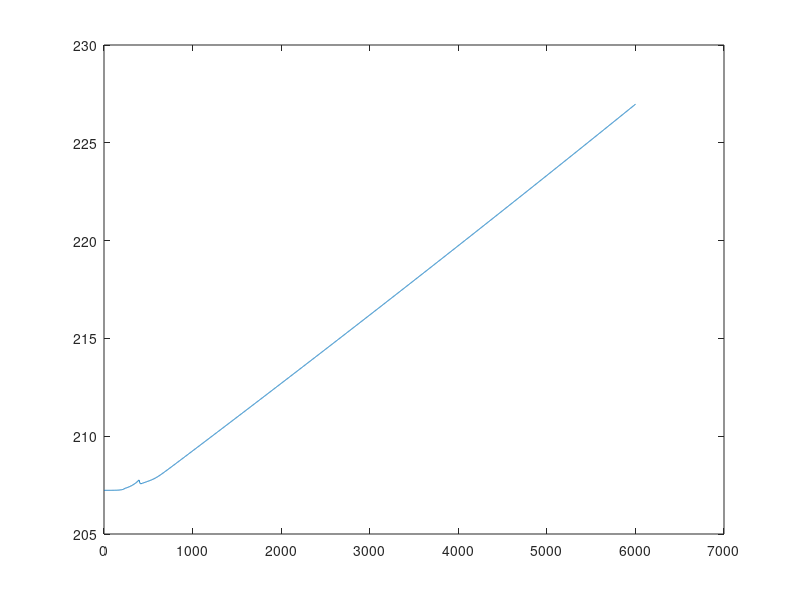

Source code (MATLAB):
clear all
clc

% User defined constants
dt=1;           % seconds
radius=3.0;     % m    Radius of semi-cylindrical roof
Length=1;%57.0;    % m    Length of greenhouse
Ngr=1;%6;          % pcs  Number og greenhouses
pin=100000;     % Pa   Inside greenhouse pressure
Nlayers=2;      % pcs  Number of polyimide layers in roof
pisolate=1000; % Pa   Pressure in isolating layer
d8=0.02;        % m  Assumed thermally active thickness of atmosphere
d7=0.02;        % m  Thickness of boundary layer between outer layer of roof and atmosphere
dRoof=0.025E-3; % m    Thickness of outer and inner layer of plastic
disolate=0.02;  % m    Thickness of isolating CO2-layer in roof
dFloor=0.30;    % m    Thickness of regolith layer in floor
dIsolationFloor=0.10;  % m Thickness of insolating layer in floor
d0=0.05;        % m    Thickness of boundary layer between greenhouse bottom and regolith.

% Meteorological constants
Tmaxavg=273;  % K
Tminavg=193;  % k
Tground=233;  % K Average temperature of Martian surface. Assumed to be fairly constant.
pout=1000;    % Pa   Outside pressure

% Natural contants
sol=88775;            % seconds (24*3600 + 39*60 + 35)
sigma=5.670E-8;       % W/(m^2*K^4)     Stefan - boltzmann-constant
R=8.314;              % Pa*m^3/(mol*K)  Gas constant
CCO2=37.135;          % J/(K*mol)       Specific heat capacity CO2
CAir=718;             % J/(kg*K)        Cv @300K
CLarc=1090;           % J/(kg*K)
Cregolith=1.2E6;      % J/(m^3*K)       @250 K, Phoenix
CEpolystyrene=1300;   % J/(kg*K)
MCO2=44.01;           % g/mol           Molar mass CO2
densityCO2RTp=1.98;   % kg/m^3          @standard T and p
densityAirRTp=1.225;  % Kg/m^3          @15C and 101300 Pa
densityLarc=1540;     % kg/m^3
densitySoil=1500;     % kg/m^3
densityEPolystyrene=50; % kg/m^3
JsunE=1361;           % W/m^2
Re=1;                 % AU
Rm=1.524;             % AU
Jsun0=JsunE*(Re^2)/(Rm^2);    % W/m^2

% Thermal constants
lambdaCO2200K=9.6E-3;     % W/m*k Heat conductivity of C02 @200K
lambdaCO2300K=16.8E-3;    % W/m*k Heat conductivity of C02 @300K
lambdaAir233K=0.0209;     % W/m*k Heat conductivity of Air @233K
lambdaAir300K=0.0260;     % W/m*k Heat conductivity of Air @300K
lambdaLarc=0.12;          % W/m*k Heat conductivity of NeXolve LaRC-CP1 Polyimide
lambdaRegolith=0.12;      % W/m*k Heat conductivity of Martian regolith @250K, results from Phoenix
lambdaIsolation=0.033;   % W/m*k Heat conductivity of expanded polystyrene

% Optical constants
avisLarc=0.08; % Visible, 0.025 mm Absorbtance
tvisLarc=0.83; % Visible, 0.025 mm Transmittance
rvisLarc=0.09; % Visible, 0.025 mm Reflectivity
ELaRC=0.45;    % IR, 0.025 mm, hemispherical Emissivity
AirLarcAg=0.1; % Ag-coated IR, GUESS Absorbtance
TirLarcAg=0.2; % Ag-coated IR, GUESS Transmittance
RirLarcAg=0.7; % Ag-coated IR, GUESS Reflectivity
avisFloor=0.8; % Absorbtance
tvisFloor=0.0; % Transmittance
rvisFloor=0.2; % Reflectivity
EFloor=0.95;   % Emissivity

% Derived constants
Ar=Ngr*(Length*pi*radius);                %m^2 Area of roof of greenhouses
Af=Ngr*(Length*2*radius);                 %m^2 Area og floor of greenhouse
densityCO2rel=densityCO2RTp*300/101300;   % Relative density of CO2

m7=Ngr*d7*Length*densityCO2rel*pout/Tminavg; % Mass of layer 7
n7=m7*1000/MCO2;                          % Number of moles of layer 7
m6=Ngr*Ar*dRoof*densityLarc;              %kg Mass of outer polyimide layer
m5=Ngr*disolate*Length*densityCO2rel*pisolate/Tminavg; % Mass of layer 5
n5=m5*1000/MCO2;                          % Number of moles of layer 5
m4=m6;                                    % kg Mass layer 4
m3=Ngr*(1/2)*pi*radius^2*Length*densityAirRTp; % Mass of layer 3
V2=Ngr*2*radius*Length*dFloor;            % m^3 Volume layer 2
m1=Ngr*2*radius*Length*dIsolationFloor*densityEPolystyrene;


%%%% Time loop Sunrise: after 22196 seconds
t=[0*dt:dt:6000*dt];%[0:dt:0.01*sol]; %seconds
T0=Tground; %Initial temperature layer 0
T1(1)=224.2105189; %Initial temperature layer 1
T2(1)=210.1087141; %Initial temperature layer 2
T3(1)=207.2326940; %Initial temperature layer 3
T4(1)=204.4513295; %Initial temperature layer 4
T5(1)=202.7927152; %Initial temperature layer 5
T6(1)=201.1341010; %Initial temperature layer 6
T7(1)=198.4608916; %Initial temperature layer 7
T8=Tminavg; %Initial temperature layer 8

h01=1/((dIsolationFloor/2)/(Af*lambdaIsolation)+(d0/2)/(Af*lambdaRegolith));        % Thermal conductance of layer 0 to 1

h10=1/((dIsolationFloor/2)/(Af*lambdaIsolation)+(d0/2)/(Af*lambdaRegolith));        % Thermal conductance of layer 1 to 0
h12=1/((dIsolationFloor/2)/(Af*lambdaIsolation)+(dFloor/2)/(Af*lambdaRegolith)); % Thermal conductance of layer 1 to 2

h21=1/((dFloor/2)/(Af*lambdaRegolith)+(dIsolationFloor/2)/(Af*lambdaIsolation)); % Thermal conductance of layer 2 to 1
h23=1/((dFloor/2)/(Af*lambdaRegolith)+(radius/2)/(Ar*lambdaAir300K));    % Thermal conductance of layer 2 to 3
k24=(ELaRC*EFloor/(ELaRC+EFloor-ELaRC*EFloor))*Af*sigma;

h32=1/((radius/2)/(Ar*lambdaAir300K)+(dFloor/2)/(Af*lambdaRegolith));  % Thermal conductance of soil
h34=1/((radius/2)/(Ar*lambdaAir300K)+(dRoof/2)/(Ar*lambdaLarc));    % Thermal conductance of layer 3 to 4

k42=(ELaRC*EFloor/(ELaRC+EFloor-ELaRC*EFloor))*Ar*sigma;
h43=1/((dRoof/2)/(Ar*lambdaLarc)+(radius/2)/(Ar*lambdaAir300K));   % Thermal conductance of layer 4 to 3
k46=(ELaRC*ELaRC/(ELaRC+ELaRC-ELaRC*ELaRC))*Ar*sigma;

k64=(ELaRC*ELaRC/(ELaRC+ELaRC-ELaRC*ELaRC))*Ar*sigma;

lambdaCO28=((lambdaCO2300K-lambdaCO2200K)/(300-200)*(T8-300) + lambdaCO2300K); %Linear interpolation of lambda CO2

dt0=0;
dt1=dt/(m1*CEpolystyrene);
dt2=dt/(V2*Cregolith);
dt3=dt/(m3*CAir);
dt4=dt/(m4*CLarc);
dt5=dt/(n5*CCO2);
dt6=dt/(m6*CLarc);
dt7=dt/(n7*CCO2);
dt8=0;

for i=1:length(t)
% Calculate the amount of sunlight that hit the greenhouse
theta(i)=2*pi*t(i)/sol-pi/2; % rad Solar elevation angle
Qsun(i)=0;%Jsun0*(1+sin(theta(i)))*Length*radius*Ngr;%*tvisLarc^Nlayers; % w/m^2 dA = phistep*Length*radius. The amount of sunlight that is transmitted through the roof.
if sin(theta(i)) < 0 
 Qsun(i)=0;
endif

lambdaCO27(i)=lambdaCO2200K;%((lambdaCO2300K-lambdaCO2200K)/(300-200)*(T7(i)-300) + lambdaCO2300K); %Linear interpolation of lambda CO2
h78(i)=1/((d7/2)/(Ar*lambdaCO27(i))+(d8/2)/(Ar*lambdaCO28));   % Thermal conductance from layer 7 to 8
h76(i)=1/((d7/2)/(Ar*lambdaCO27(i))+(dRoof/2)/(Ar*lambdaLarc));   % Thermal conductance of layer 7 to 6

h67(i)=h76(i);

lambdaCO25(i)=lambdaCO2200K;%((lambdaCO2300K-lambdaCO2200K)/(300-200)*(T5(i)-300) + lambdaCO2300K); %Linear interpolation of lambda CO2
h65(i)=1/((dRoof/2)/(Ar*lambdaLarc)+(disolate/2)/(Ar*lambdaCO25(i)));   % Thermal conductance of layer 6 to 5

h56(i)=h65(i);

h54(i)=1/((disolate/2)/(Ar*lambdaCO25(i))+(dRoof/2)/(Ar*lambdaLarc)); % Thermal conductance of layer 5 to 4

h45(i)=h54(i);

Qa2(i)=Qsun(i)*tvisLarc^Nlayers*avisFloor;                                  % Absorptance of visible light in regolith

% Node 0 (Regolith beneath greenhouse)
% Node 1 (Isolation in greenhouse floor)
% Node 2 (Regolith in greenhouse floor)
% Node 3 (Air inside greenhouse)
% Node 4 (Inner roof layer)
% Node 5 (Isolating layer)
% Node 6 (Outer roof layer)
% Node 7 (Boundary layer of atmosphere above roof)
% Node 8 (Atmosphere)

Ttemp1=T1(i);
Ttemp2=T2(i);
Ttemp3=T3(i);
Ttemp4=T4(i);
Ttemp5=T5(i);
Ttemp6=T6(i);
Ttemp7=T7(i);

%%%%% RK - step 1


H0=[1,0,0,0,0,0,0,0,0];
H1=[-h10,h10+h12-1/dt1,-h12,0,0,0,0,0,0];
H2=[0,-h21,h23+h21+k24*4*T2(i)^3-1/dt2,-h23,-k24*4*T4(i)^3,0,0,0,0];
H3=[0,0,-h32,h32+h34-1/dt3,-h34,0,0,0,0];
H4=[0,0,-k42*4*T2(i)^3,-h43,h43+h45(i)+k42*4*T4(i)^3+k46*4*T4(i)^3-1/dt4,-h45(i),-k46*4*T6(i)^3,0,0];
H5=[0,0,0,0,-h54(i),h54(i)+h56(i)-1/dt5,-h56(i),0,0];
H6=[0,0,0,0,-k64*4*T4(i)^3,-h65(i),h65(i)+h67(i)+k64*4*T6(i)^3-1/dt6,-h67(i),0];
H7=[0,0,0,0,0,0,-h76(i),h76(i)+h78(i)-1/dt7,-h78(i)];
H8=[0,0,0,0,0,0,0,0,1];

K=[T0;0-T1(i)/dt1;k24*(3*T2(i)^4-3*T4(i)^4)-T2(i)/dt2+Qa2(i);0-T3(i)/dt3;k42*(3*T4(i)^4-3*T2(i)^4)+k46*(3*T4(i)^4-3*T6(i)^4)-T4(i)/dt4;0-T5(i)/dt5;k64*(3*T6(i)^4-3*T4(i)^4)-T6(i)/dt6;0-T7(i)/dt7;T8];

H=[H0;H1;H2;H3;H4;H5;H6;H7;H8];

Tk1=H^-1*K - [T0;T1(i);T2(i);T3(i);T4(i);T5(i);T6(i);T7(i);T8];

%%%%% RK - step 2

T1(i)=Ttemp1+Tk1(2)/2;
T2(i)=Ttemp2+Tk1(3)/2;
T3(i)=Ttemp3+Tk1(4)/2;
T4(i)=Ttemp4+Tk1(5)/2;
T5(i)=Ttemp5+Tk1(6)/2;
T6(i)=Ttemp6+Tk1(7)/2;
T7(i)=Ttemp7+Tk1(8)/2;

dt0=0.5*0;
dt1=0.5*dt/(m1*CEpolystyrene);
dt2=0.5*dt/(V2*Cregolith);
dt3=0.5*dt/(m3*CAir);
dt4=0.5*dt/(m4*CLarc);
dt5=0.5*dt/(n5*CCO2);
dt6=0.5*dt/(m6*CLarc);
dt7=0.5*dt/(n7*CCO2);
dt8=0.5*0;

H0=[1,0,0,0,0,0,0,0,0];
H1=[-h10,h10+h12-1/dt1,-h12,0,0,0,0,0,0];
H2=[0,-h21,h23+h21+k24*4*T2(i)^3-1/dt2,-h23,-k24*4*T4(i)^3,0,0,0,0];
H3=[0,0,-h32,h32+h34-1/dt3,-h34,0,0,0,0];
H4=[0,0,-k42*4*T2(i)^3,-h43,h43+h45(i)+k42*4*T4(i)^3+k46*4*T4(i)^3-1/dt4,-h45(i),-k46*4*T6(i)^3,0,0];
H5=[0,0,0,0,-h54(i),h54(i)+h56(i)-1/dt5,-h56(i),0,0];
H6=[0,0,0,0,-k64*4*T4(i)^3,-h65(i),h65(i)+h67(i)+k64*4*T6(i)^3-1/dt6,-h67(i),0];
H7=[0,0,0,0,0,0,-h76(i),h76(i)+h78(i)-1/dt7,-h78(i)];
H8=[0,0,0,0,0,0,0,0,1];

K=[T0;0-T1(i)/dt1;k24*(3*T2(i)^4-3*T4(i)^4)-T2(i)/dt2+Qa2(i);0-T3(i)/dt3;k42*(3*T4(i)^4-3*T2(i)^4)+k46*(3*T4(i)^4-3*T6(i)^4)-T4(i)/dt4;0-T5(i)/dt5;k64*(3*T6(i)^4-3*T4(i)^4)-T6(i)/dt6;0-T7(i)/dt7;T8];

H=[H0;H1;H2;H3;H4;H5;H6;H7;H8];

Tk2=H^-1*K - [T0;T1(i);T2(i);T3(i);T4(i);T5(i);T6(i);T7(i);T8];

%%%%% RK - step 3

T1(i)=Ttemp1+Tk2(2)/2;
T2(i)=Ttemp2+Tk2(3)/2;
T3(i)=Ttemp3+Tk2(4)/2;
T4(i)=Ttemp4+Tk2(5)/2;
T5(i)=Ttemp5+Tk2(6)/2;
T6(i)=Ttemp6+Tk2(7)/2;
T7(i)=Ttemp7+Tk2(8)/2;


H0=[1,0,0,0,0,0,0,0,0];
H1=[-h10,h10+h12-1/dt1,-h12,0,0,0,0,0,0];
H2=[0,-h21,h23+h21+k24*4*T2(i)^3-1/dt2,-h23,-k24*4*T4(i)^3,0,0,0,0];
H3=[0,0,-h32,h32+h34-1/dt3,-h34,0,0,0,0];
H4=[0,0,-k42*4*T2(i)^3,-h43,h43+h45(i)+k42*4*T4(i)^3+k46*4*T4(i)^3-1/dt4,-h45(i),-k46*4*T6(i)^3,0,0];
H5=[0,0,0,0,-h54(i),h54(i)+h56(i)-1/dt5,-h56(i),0,0];
H6=[0,0,0,0,-k64*4*T4(i)^3,-h65(i),h65(i)+h67(i)+k64*4*T6(i)^3-1/dt6,-h67(i),0];
H7=[0,0,0,0,0,0,-h76(i),h76(i)+h78(i)-1/dt7,-h78(i)];
H8=[0,0,0,0,0,0,0,0,1];

K=[T0;0-T1(i)/dt1;k24*(3*T2(i)^4-3*T4(i)^4)-T2(i)/dt2+Qa2(i);0-T3(i)/dt3;k42*(3*T4(i)^4-3*T2(i)^4)+k46*(3*T4(i)^4-3*T6(i)^4)-T4(i)/dt4;0-T5(i)/dt5;k64*(3*T6(i)^4-3*T4(i)^4)-T6(i)/dt6;0-T7(i)/dt7;T8];

H=[H0;H1;H2;H3;H4;H5;H6;H7;H8];

Tk3=H^-1*K - [T0;T1(i);T2(i);T3(i);T4(i);T5(i);T6(i);T7(i);T8];

%%%%% RK - step 4

T1(i)=Ttemp1+Tk3(2);
T2(i)=Ttemp2+Tk3(3);
T3(i)=Ttemp3+Tk3(4);
T4(i)=Ttemp4+Tk3(5);
T5(i)=Ttemp5+Tk3(6);
T6(i)=Ttemp6+Tk3(7);
T7(i)=Ttemp7+Tk3(8);

H0=[1,0,0,0,0,0,0,0,0];
H1=[-h10,h10+h12-1/dt1,-h12,0,0,0,0,0,0];
H2=[0,-h21,h23+h21+k24*4*T2(i)^3-1/dt2,-h23,-k24*4*T4(i)^3,0,0,0,0];
H3=[0,0,-h32,h32+h34-1/dt3,-h34,0,0,0,0];
H4=[0,0,-k42*4*T2(i)^3,-h43,h43+h45(i)+k42*4*T4(i)^3+k46*4*T4(i)^3-1/dt4,-h45(i),-k46*4*T6(i)^3,0,0];
H5=[0,0,0,0,-h54(i),h54(i)+h56(i)-1/dt5,-h56(i),0,0];
H6=[0,0,0,0,-k64*4*T4(i)^3,-h65(i),h65(i)+h67(i)+k64*4*T6(i)^3-1/dt6,-h67(i),0];
H7=[0,0,0,0,0,0,-h76(i),h76(i)+h78(i)-1/dt7,-h78(i)];
H8=[0,0,0,0,0,0,0,0,1];

K=[T0;0-T1(i)/dt1;k24*(3*T2(i)^4-3*T4(i)^4)-T2(i)/dt2+Qa2(i);0-T3(i)/dt3;k42*(3*T4(i)^4-3*T2(i)^4)+k46*(3*T4(i)^4-3*T6(i)^4)-T4(i)/dt4;0-T5(i)/dt5;k64*(3*T6(i)^4-3*T4(i)^4)-T6(i)/dt6;0-T7(i)/dt7;T8];

H=[H0;H1;H2;H3;H4;H5;H6;H7;H8];

Tk4=H^-1*K - [T0;T1(i);T2(i);T3(i);T4(i);T5(i);T6(i);T7(i);T8];

Tinf=Tk1/6 + Tk2/3 + Tk3/3 + Tk4/6 + [T0;T1(i);T2(i);T3(i);T4(i);T5(i);T6(i);T7(i);T8];


%normdiff(i)=abs(norm(Tinf)-sqrt(T0^2+T1(i)^2+T2(i)^2+T3(i)^2+T4(i)^2+T5(i)^2+T6(i)^2+T7(i)^2+T8^2));

%{
dummy=0;
while normdiff(i) > 1
dummy=dummy+1;

%m*C*dT/dt = Qa
%Qa*dt/m*C = dT


H0=[1,0,0,0,0,0,0,0,0];
H1=[-h10,h10+h12,-h12,0,0,0,0,0,0];
H2=[0,-h21,h23+h21+k24*4*T2(i)^3,-h23,-k24*4*T4(i)^3,0,0,0,0];
H3=[0,0,-h32,h32+h34,-h34,0,0,0,0];
H4=[0,0,-k42*4*T2(i)^3,-h43,h43+h45(i)+k42*4*T4(i)^3+k46*4*T4(i)^3,-h45(i),-k46*4*T6(i)^3,0,0];
H5=[0,0,0,0,-h54(i),h54(i)+h56(i),-h56(i),0,0];
H6=[0,0,0,0,-k64*4*T4(i)^3,-h65(i),h65(i)+h67(i)+k64*4*T6(i)^3,-h67(i),0];
H7=[0,0,0,0,0,0,-h76(i),h76(i)+h78(i),-h78(i)];
H8=[0,0,0,0,0,0,0,0,1];

K=[T0;0;k24*(3*T2(i)^4-3*T4(i)^4)+Qa2(i);0;k42*(3*T4(i)^4-3*T2(i)^4)+k46*(3*T4(i)^4-3*T6(i)^4);0;k64*(3*T6(i)^4-3*T4(i)^4);0;T8];

H=[H0;H1;H2;H3;H4;H5;H6;H7;H8];

Tinf=H^-1*K;

normdiff(i)=abs(norm(Tinf)-sqrt(T0^2+T1(i)^2+T2(i)^2+T3(i)^2+T4(i)^2+T5(i)^2+T6(i)^2+T7(i)^2+T8^2));

T1(i)=Tinf(2); %New temperature layer 1
T2(i)=Tinf(3); %New temperature layer 2
T3(i)=Tinf(4); %New temperature layer 3
T4(i)=Tinf(5); %New temperature layer 4
T5(i)=Tinf(6); %New temperature layer 5
T6(i)=Tinf(7); %New temperature layer 6
T7(i)=Tinf(8); %New temperature layer 7

endwhile
SSiterations(i)=dummy;
%}

T1(i)=Ttemp1;
T2(i)=Ttemp2;
T3(i)=Ttemp3;
T4(i)=Ttemp4;
T5(i)=Ttemp5;
T6(i)=Ttemp6;
T7(i)=Ttemp7;



%T1(i+1)=Tinf(2); %New temperature layer 1
%T2(i+1)=Tinf(3); %New temperature layer 2
%T3(i+1)=Tinf(4); %New temperature layer 3
%T4(i+1)=Tinf(5); %New temperature layer 4
%T5(i+1)=Tinf(6); %New temperature layer 5
%T6(i+1)=Tinf(7); %New temperature layer 6
%T7(i+1)=Tinf(8); %New temperature layer 7


%{
konst=1.2E-3;

if abs(Tinf(2)-T1(i)) < konst
  T1(i+1)=T1(i);
else
  T1(i+1)=(Tinf(2)+T1(i))/2;
endif

if abs(Tinf(3)-T2(i)) < konst
  T2(i+1)=T2(i);
else
  T2(i+1)=(Tinf(3)+T2(i))/2;
endif

if abs(Tinf(4)-T3(i)) < konst
  T3(i+1)=T3(i);
else
  T3(i+1)=(Tinf(4)+T3(i))/2;
endif

if abs(Tinf(5)-T4(i)) < konst
  T4(i+1)=T4(i);
else
  T4(i+1)=(Tinf(5)+T4(i))/2;
endif

if abs(Tinf(6)-T5(i)) < konst
  T5(i+1)=T5(i);
else
  T5(i+1)=(Tinf(6)+T5(i))/2;
endif

if abs(Tinf(7)-T6(i)) < konst
  T6(i+1)=T6(i);
else
  T6(i+1)=(Tinf(7)+T6(i))/2;
endif

if abs(Tinf(8)-T7(i)) < konst
  T7(i+1)=T7(i);
else
  T7(i+1)=(Tinf(8)+T7(i))/2;
endif
%}

T1(i+1)=(Tinf(2)+T1(i))/2; %New temperature layer 1
T2(i+1)=(Tinf(3)+T2(i))/2; %New temperature layer 2
T3(i+1)=(Tinf(4)+T3(i))/2; %New temperature layer 3
T4(i+1)=(Tinf(5)+T4(i))/2; %New temperature layer 4
T5(i+1)=(Tinf(6)+T5(i))/2; %New temperature layer 5
T6(i+1)=(Tinf(7)+T6(i))/2; %New temperature layer 6
T7(i+1)=(Tinf(8)+T7(i))/2; %New temperature layer 7

%Still need radiative contributions
% Modellen i bogen for to lag, der udveksler strålevarme med hinanden tager ikke højde for, at der 
% også er en del af strålingen, der bliver transmitteret. Nok fordi det sædvanligvis ikke erf
% relevant inden for rumfart. LaRC Polyimide er derimod delvist transparent i IR, men det kan 
% vi tilsyneladende stort set undgå ved at bruge en metalcoating. Så det vil bare sige at emissiviteten
% = absorbitviteten for taget skal vi bruge den for coated materiale.

endfor

%%%%%%% Plots
%T6(i+1)=T6(i);
%T5(i+1)=T5(i);
%T4(i+1)=T4(i);
%T3(i+1)=T3(i);
%T2(i+1)=T2(i);
%T1(i+1)=T1(i);

t(i+1)=t(i)+dt;
%T8(i+1)=T8(i);
Qsun(i+1)=Qsun(i);
%normdiff(i+1)=normdiff(i);
theta(i+1)=theta(i);
%SSiterations(i+1)=SSiterations(i);
%Qr24(i+1)=Qr24(i);
%Qr42(i+1)=Qr42(i);
%Qc21(i+1)=Qc21(i);
%Qc10(i+1)=Qc10(i);

plot(t,T3)
%grid on

